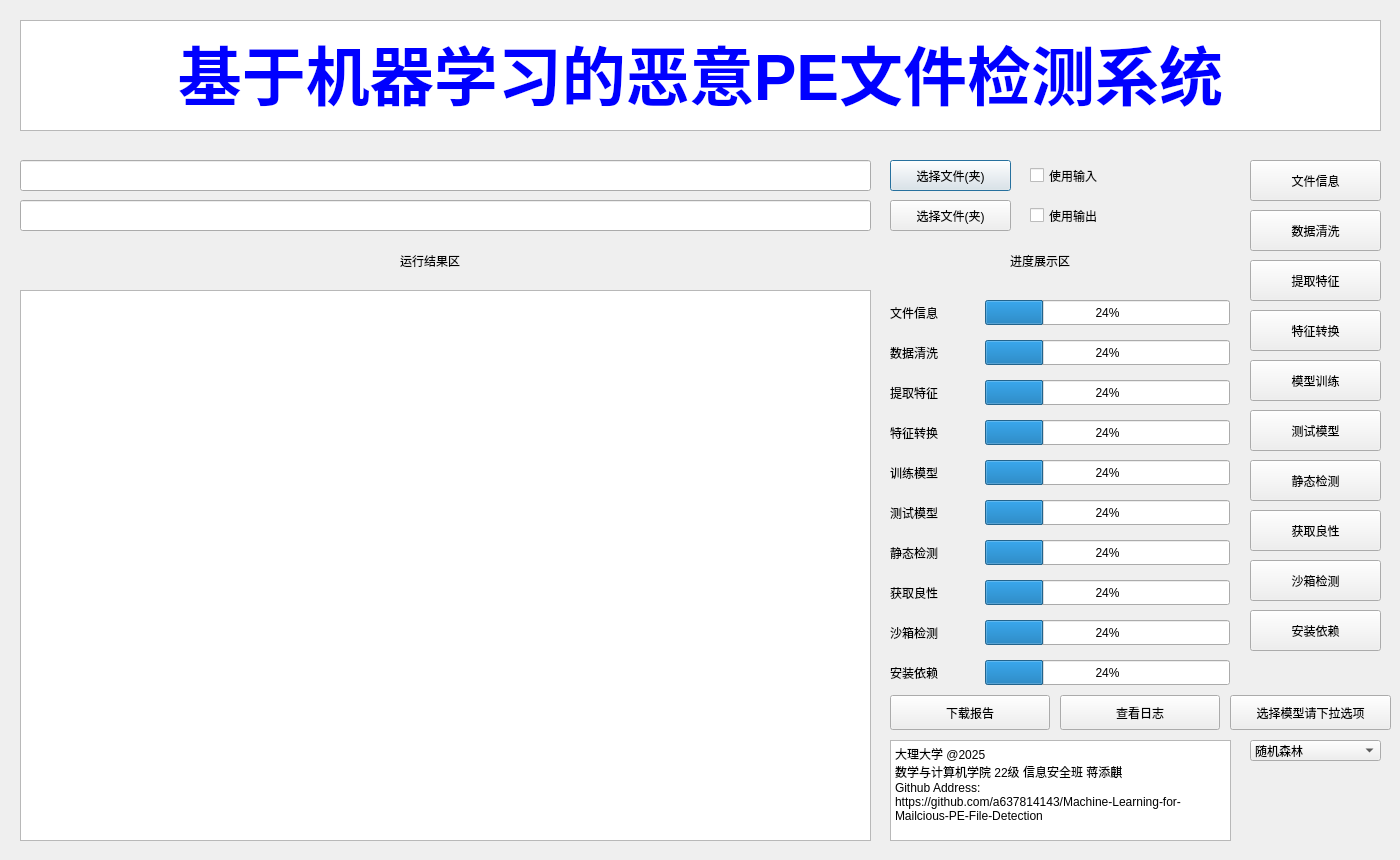
<?xml version="1.0" encoding="UTF-8"?>
<ui version="4.0">
 <class>Dialog</class>
 <widget class="QDialog" name="Dialog">
  <property name="geometry">
   <rect>
    <x>0</x>
    <y>0</y>
    <width>1400</width>
    <height>860</height>
   </rect>
  </property>
  <property name="windowTitle">
   <string>Dialog</string>
  </property>
  <widget class="QLineEdit" name="lineEdit">
   <property name="geometry">
    <rect>
     <x>20</x>
     <y>160</y>
     <width>851</width>
     <height>31</height>
    </rect>
   </property>
  </widget>
  <widget class="QLineEdit" name="lineEdit_2">
   <property name="geometry">
    <rect>
     <x>20</x>
     <y>200</y>
     <width>851</width>
     <height>31</height>
    </rect>
   </property>
  </widget>
  <widget class="QPushButton" name="button1">
   <property name="geometry">
    <rect>
     <x>890</x>
     <y>160</y>
     <width>121</width>
     <height>31</height>
    </rect>
   </property>
   <property name="mouseTracking">
    <bool>false</bool>
   </property>
   <property name="text">
    <string>选择文件(夹)</string>
   </property>
  </widget>
  <widget class="QPushButton" name="button1_2">
   <property name="geometry">
    <rect>
     <x>890</x>
     <y>200</y>
     <width>121</width>
     <height>31</height>
    </rect>
   </property>
   <property name="mouseTracking">
    <bool>false</bool>
   </property>
   <property name="text">
    <string>选择文件(夹)</string>
   </property>
  </widget>
  <widget class="QCheckBox" name="checkBox">
   <property name="geometry">
    <rect>
     <x>1030</x>
     <y>160</y>
     <width>91</width>
     <height>31</height>
    </rect>
   </property>
   <property name="text">
    <string>使用输入</string>
   </property>
  </widget>
  <widget class="QCheckBox" name="checkBox_2">
   <property name="geometry">
    <rect>
     <x>1030</x>
     <y>200</y>
     <width>91</width>
     <height>31</height>
    </rect>
   </property>
   <property name="text">
    <string>使用输出</string>
   </property>
  </widget>
  <widget class="QTextBrowser" name="textBrowser">
   <property name="geometry">
    <rect>
     <x>20</x>
     <y>290</y>
     <width>851</width>
     <height>551</height>
    </rect>
   </property>
  </widget>
  <widget class="QLabel" name="label">
   <property name="geometry">
    <rect>
     <x>400</x>
     <y>250</y>
     <width>111</width>
     <height>21</height>
    </rect>
   </property>
   <property name="text">
    <string>运行结果区</string>
   </property>
  </widget>
  <widget class="QLabel" name="label_2">
   <property name="geometry">
    <rect>
     <x>1010</x>
     <y>250</y>
     <width>111</width>
     <height>21</height>
    </rect>
   </property>
   <property name="text">
    <string>进度展示区</string>
   </property>
  </widget>
  <widget class="QPushButton" name="pushButton">
   <property name="geometry">
    <rect>
     <x>1250</x>
     <y>160</y>
     <width>131</width>
     <height>41</height>
    </rect>
   </property>
   <property name="text">
    <string>文件信息</string>
   </property>
  </widget>
  <widget class="QProgressBar" name="progressBar">
   <property name="geometry">
    <rect>
     <x>985</x>
     <y>300</y>
     <width>245</width>
     <height>25</height>
    </rect>
   </property>
   <property name="value">
    <number>24</number>
   </property>
  </widget>
  <widget class="QLabel" name="label_3">
   <property name="geometry">
    <rect>
     <x>890</x>
     <y>300</y>
     <width>85</width>
     <height>25</height>
    </rect>
   </property>
   <property name="text">
    <string>文件信息</string>
   </property>
  </widget>
  <widget class="QProgressBar" name="progressBar_2">
   <property name="geometry">
    <rect>
     <x>985</x>
     <y>340</y>
     <width>245</width>
     <height>25</height>
    </rect>
   </property>
   <property name="value">
    <number>24</number>
   </property>
  </widget>
  <widget class="QLabel" name="label_4">
   <property name="geometry">
    <rect>
     <x>890</x>
     <y>340</y>
     <width>85</width>
     <height>25</height>
    </rect>
   </property>
   <property name="text">
    <string>数据清洗</string>
   </property>
  </widget>
  <widget class="QProgressBar" name="progressBar_3">
   <property name="geometry">
    <rect>
     <x>985</x>
     <y>380</y>
     <width>245</width>
     <height>25</height>
    </rect>
   </property>
   <property name="value">
    <number>24</number>
   </property>
  </widget>
  <widget class="QLabel" name="label_5">
   <property name="geometry">
    <rect>
     <x>890</x>
     <y>420</y>
     <width>85</width>
     <height>25</height>
    </rect>
   </property>
   <property name="text">
    <string>特征转换</string>
   </property>
  </widget>
  <widget class="QLabel" name="label_6">
   <property name="geometry">
    <rect>
     <x>890</x>
     <y>380</y>
     <width>85</width>
     <height>25</height>
    </rect>
   </property>
   <property name="text">
    <string>提取特征</string>
   </property>
  </widget>
  <widget class="QProgressBar" name="progressBar_4">
   <property name="geometry">
    <rect>
     <x>985</x>
     <y>420</y>
     <width>245</width>
     <height>25</height>
    </rect>
   </property>
   <property name="value">
    <number>24</number>
   </property>
  </widget>
  <widget class="QProgressBar" name="progressBar_5">
   <property name="geometry">
    <rect>
     <x>985</x>
     <y>460</y>
     <width>245</width>
     <height>25</height>
    </rect>
   </property>
   <property name="value">
    <number>24</number>
   </property>
  </widget>
  <widget class="QLabel" name="label_7">
   <property name="geometry">
    <rect>
     <x>890</x>
     <y>580</y>
     <width>85</width>
     <height>25</height>
    </rect>
   </property>
   <property name="text">
    <string>获取良性</string>
   </property>
  </widget>
  <widget class="QProgressBar" name="progressBar_6">
   <property name="geometry">
    <rect>
     <x>985</x>
     <y>580</y>
     <width>245</width>
     <height>25</height>
    </rect>
   </property>
   <property name="value">
    <number>24</number>
   </property>
  </widget>
  <widget class="QLabel" name="label_8">
   <property name="geometry">
    <rect>
     <x>890</x>
     <y>500</y>
     <width>85</width>
     <height>25</height>
    </rect>
   </property>
   <property name="text">
    <string>测试模型</string>
   </property>
  </widget>
  <widget class="QLabel" name="label_9">
   <property name="geometry">
    <rect>
     <x>890</x>
     <y>460</y>
     <width>85</width>
     <height>25</height>
    </rect>
   </property>
   <property name="text">
    <string>训练模型</string>
   </property>
  </widget>
  <widget class="QProgressBar" name="progressBar_7">
   <property name="geometry">
    <rect>
     <x>985</x>
     <y>500</y>
     <width>245</width>
     <height>25</height>
    </rect>
   </property>
   <property name="value">
    <number>24</number>
   </property>
  </widget>
  <widget class="QLabel" name="label_10">
   <property name="geometry">
    <rect>
     <x>890</x>
     <y>540</y>
     <width>85</width>
     <height>25</height>
    </rect>
   </property>
   <property name="text">
    <string>静态检测</string>
   </property>
  </widget>
  <widget class="QProgressBar" name="progressBar_8">
   <property name="geometry">
    <rect>
     <x>985</x>
     <y>540</y>
     <width>245</width>
     <height>25</height>
    </rect>
   </property>
   <property name="value">
    <number>24</number>
   </property>
  </widget>
  <widget class="QProgressBar" name="progressBar_9">
   <property name="geometry">
    <rect>
     <x>985</x>
     <y>620</y>
     <width>245</width>
     <height>25</height>
    </rect>
   </property>
   <property name="value">
    <number>24</number>
   </property>
  </widget>
  <widget class="QProgressBar" name="progressBar_10">
   <property name="geometry">
    <rect>
     <x>985</x>
     <y>660</y>
     <width>245</width>
     <height>25</height>
    </rect>
   </property>
   <property name="value">
    <number>24</number>
   </property>
  </widget>
  <widget class="QLabel" name="label_11">
   <property name="geometry">
    <rect>
     <x>890</x>
     <y>660</y>
     <width>85</width>
     <height>25</height>
    </rect>
   </property>
   <property name="text">
    <string>安装依赖</string>
   </property>
  </widget>
  <widget class="QLabel" name="label_12">
   <property name="geometry">
    <rect>
     <x>890</x>
     <y>620</y>
     <width>85</width>
     <height>25</height>
    </rect>
   </property>
   <property name="text">
    <string>沙箱检测</string>
   </property>
  </widget>
  <widget class="QPushButton" name="pushButton_2">
   <property name="geometry">
    <rect>
     <x>890</x>
     <y>695</y>
     <width>160</width>
     <height>35</height>
    </rect>
   </property>
   <property name="text">
    <string>下载报告</string>
   </property>
  </widget>
  <widget class="QPushButton" name="pushButton_3">
   <property name="geometry">
    <rect>
     <x>1060</x>
     <y>695</y>
     <width>160</width>
     <height>35</height>
    </rect>
   </property>
   <property name="text">
    <string>查看日志</string>
   </property>
  </widget>
  <widget class="QTextBrowser" name="textBrowser_2">
   <property name="geometry">
    <rect>
     <x>890</x>
     <y>740</y>
     <width>341</width>
     <height>101</height>
    </rect>
   </property>
   <property name="html">
    <string>&lt;!DOCTYPE HTML PUBLIC &quot;-//W3C//DTD HTML 4.0//EN&quot; &quot;http://www.w3.org/TR/REC-html40/strict.dtd&quot;&gt;
&lt;html&gt;&lt;head&gt;&lt;meta name=&quot;qrichtext&quot; content=&quot;1&quot; /&gt;&lt;style type=&quot;text/css&quot;&gt;
p, li { white-space: pre-wrap; }
&lt;/style&gt;&lt;/head&gt;&lt;body style=&quot; font-family:'SimSun'; font-size:9pt; font-weight:400; font-style:normal;&quot;&gt;
&lt;p style=&quot; margin-top:0px; margin-bottom:0px; margin-left:0px; margin-right:0px; -qt-block-indent:0; text-indent:0px;&quot;&gt;大理大学 @2025 &lt;/p&gt;
&lt;p style=&quot; margin-top:0px; margin-bottom:0px; margin-left:0px; margin-right:0px; -qt-block-indent:0; text-indent:0px;&quot;&gt;数学与计算机学院 22级 信息安全班 蒋添麒&lt;/p&gt;
&lt;p style=&quot; margin-top:0px; margin-bottom:0px; margin-left:0px; margin-right:0px; -qt-block-indent:0; text-indent:0px;&quot;&gt;Github Address:&lt;br /&gt;https://github.com/a637814143/Machine-Learning-for-Mailcious-PE-File-Detection&lt;/p&gt;&lt;/body&gt;&lt;/html&gt;</string>
   </property>
  </widget>
  <widget class="QTextBrowser" name="textBrowser_3">
   <property name="geometry">
    <rect>
     <x>20</x>
     <y>20</y>
     <width>1361</width>
     <height>111</height>
    </rect>
   </property>
   <property name="html">
    <string>&lt;!DOCTYPE HTML PUBLIC &quot;-//W3C//DTD HTML 4.0//EN&quot; &quot;http://www.w3.org/TR/REC-html40/strict.dtd&quot;&gt;
&lt;html&gt;&lt;head&gt;&lt;meta name=&quot;qrichtext&quot; content=&quot;1&quot; /&gt;&lt;style type=&quot;text/css&quot;&gt;
p, li { white-space: pre-wrap; }
&lt;/style&gt;&lt;/head&gt;&lt;body style=&quot; font-family:'SimSun'; font-size:9pt; font-weight:400; font-style:normal;&quot;&gt;
&lt;p align=&quot;center&quot; style=&quot; margin-top:0px; margin-bottom:0px; margin-left:0px; margin-right:0px; -qt-block-indent:0; text-indent:0px;&quot;&gt;&lt;span style=&quot; font-size:48pt; font-weight:600; color:#0000ff;&quot;&gt;基于机器学习的恶意PE文件检测系统&lt;/span&gt;&lt;/p&gt;&lt;/body&gt;&lt;/html&gt;</string>
   </property>
  </widget>
  <widget class="QComboBox" name="comboBox">
   <property name="geometry">
    <rect>
     <x>1250</x>
     <y>740</y>
     <width>131</width>
     <height>21</height>
    </rect>
   </property>
   <item>
    <property name="text">
     <string>随机森林</string>
    </property>
   </item>
   <item>
    <property name="text">
     <string>SNN</string>
    </property>
   </item>
   <item>
    <property name="text">
     <string>深度树</string>
    </property>
   </item>
  </widget>
  <widget class="QPushButton" name="pushButton_4">
   <property name="geometry">
    <rect>
     <x>1230</x>
     <y>695</y>
     <width>161</width>
     <height>35</height>
    </rect>
   </property>
   <property name="text">
    <string>选择模型请下拉选项</string>
   </property>
  </widget>
  <widget class="QPushButton" name="pushButton_5">
   <property name="geometry">
    <rect>
     <x>1250</x>
     <y>210</y>
     <width>131</width>
     <height>41</height>
    </rect>
   </property>
   <property name="text">
    <string>数据清洗</string>
   </property>
  </widget>
  <widget class="QPushButton" name="pushButton_6">
   <property name="geometry">
    <rect>
     <x>1250</x>
     <y>310</y>
     <width>131</width>
     <height>41</height>
    </rect>
   </property>
   <property name="text">
    <string>特征转换</string>
   </property>
  </widget>
  <widget class="QPushButton" name="pushButton_7">
   <property name="geometry">
    <rect>
     <x>1250</x>
     <y>260</y>
     <width>131</width>
     <height>41</height>
    </rect>
   </property>
   <property name="text">
    <string>提取特征</string>
   </property>
  </widget>
  <widget class="QPushButton" name="pushButton_8">
   <property name="geometry">
    <rect>
     <x>1250</x>
     <y>410</y>
     <width>131</width>
     <height>41</height>
    </rect>
   </property>
   <property name="text">
    <string>测试模型</string>
   </property>
  </widget>
  <widget class="QPushButton" name="pushButton_9">
   <property name="geometry">
    <rect>
     <x>1250</x>
     <y>460</y>
     <width>131</width>
     <height>41</height>
    </rect>
   </property>
   <property name="text">
    <string>静态检测</string>
   </property>
  </widget>
  <widget class="QPushButton" name="pushButton_10">
   <property name="geometry">
    <rect>
     <x>1250</x>
     <y>360</y>
     <width>131</width>
     <height>41</height>
    </rect>
   </property>
   <property name="text">
    <string>模型训练</string>
   </property>
  </widget>
  <widget class="QPushButton" name="pushButton_11">
   <property name="geometry">
    <rect>
     <x>1250</x>
     <y>510</y>
     <width>131</width>
     <height>41</height>
    </rect>
   </property>
   <property name="text">
    <string>获取良性</string>
   </property>
  </widget>
  <widget class="QPushButton" name="pushButton_12">
   <property name="geometry">
    <rect>
     <x>1250</x>
     <y>610</y>
     <width>131</width>
     <height>41</height>
    </rect>
   </property>
   <property name="text">
    <string>安装依赖</string>
   </property>
  </widget>
  <widget class="QPushButton" name="pushButton_13">
   <property name="geometry">
    <rect>
     <x>1250</x>
     <y>560</y>
     <width>131</width>
     <height>41</height>
    </rect>
   </property>
   <property name="text">
    <string>沙箱检测</string>
   </property>
  </widget>
 </widget>
 <resources/>
 <connections/>
</ui>
